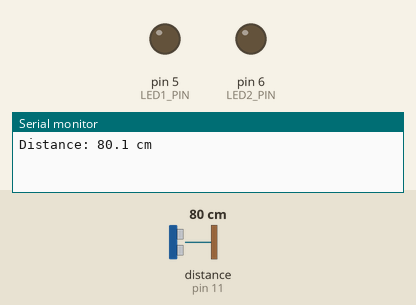
This sketch was run on a simulated Arduino Nano, built with avr-gcc and run on an emulated ATmega328P. On the bench: output pins drawn as LEDs (lit = HIGH), the last lines printed to the serial monitor. Wiring (inferred from the names in the program): ultrasonic range finder: trigger pin 10; echo pin 11. Dashed ring = blinking. The inputs (shaded band) are chosen by the test bench; at power-on: distance to the obstacle (sensor on pin 11) 80 cm. The echo pulse lasts 58.3 µs per cm; pins used as bus, display or sensor lines are not drawn.

Above: at 0.1 s.
1.3 s: distance to the obstacle (sensor on pin 11) set to 96 cm
3.3 s: distance to the obstacle (sensor on pin 11) set to 105 cm
4.8 s: distance to the obstacle (sensor on pin 11) set to 97 cm
At 5.2 s:
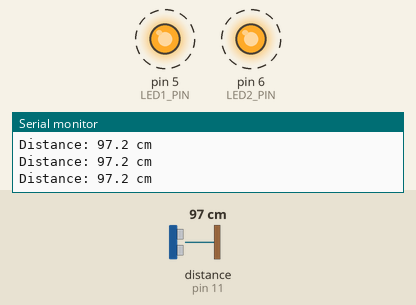
7.8 s: distance to the obstacle (sensor on pin 11) set to 4 cm
At 7.95 s:
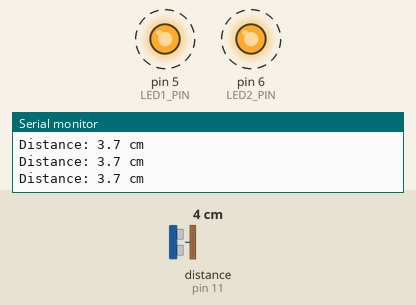
10.8 s: distance to the obstacle (sensor on pin 11) set to 2 cm
At 11.7 s:
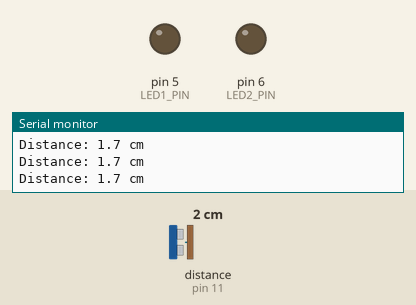
Timing chart, 0 to 13.3 s (numbered marks = the images above; inputs shaded):
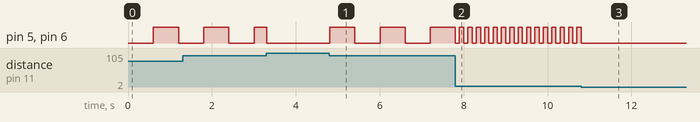

Measured:
- the behaviour switches between 3 and 2 cm on distance to the obstacle (sensor on pin 11) (found by bisection; images 2 and 3)
- after the input at 4.8 s, pin 5 (LED1_PIN), pin 6 (LED2_PIN): alternates HIGH for 0.60 s and LOW for 0.60 s, starting at once
- after the input at 7.8 s, pin 5 (LED1_PIN), pin 6 (LED2_PIN): alternates HIGH for 0.10 s and LOW for 0.10 s, starting after 0.10 s
- after the input at 10.8 s, pin 5 (LED1_PIN), pin 6 (LED2_PIN): goes on until 10.8 s, then stays LOW

The sketch:

distance_leds.ino
```cpp
// Arduino Nano + HC-SR04 + two LEDs
// TRIG=D10, ECHO=D11, LEDs=D5 and D6
const byte TRIG_PIN = 10;
const byte ECHO_PIN = 11;
const byte LED1_PIN = 5;
const byte LED2_PIN = 6;

const unsigned long PING_INTERVAL_MS = 60;
const unsigned long ECHO_TIMEOUT_US = 12000UL;
unsigned long lastPingMs = 0;
unsigned long lastBlinkMs = 0;
unsigned long blinkPeriodMs = 0;
bool ledsOn = false;
float distanceCm = -1.0;

void setLeds(bool on) {
  digitalWrite(LED1_PIN, on ? HIGH : LOW);
  digitalWrite(LED2_PIN, on ? HIGH : LOW);
}

float readDistanceCm() {
  digitalWrite(TRIG_PIN, LOW);
  delayMicroseconds(2);
  digitalWrite(TRIG_PIN, HIGH);
  delayMicroseconds(10);
  digitalWrite(TRIG_PIN, LOW);
  const unsigned long duration = pulseIn(ECHO_PIN, HIGH, ECHO_TIMEOUT_US);
  if (duration == 0) return -1.0;
  return duration / 58.0;
}

unsigned long periodFor(float cm) {
  if (cm >= 2.0 && cm <= 30.0) return 200UL;
  if (cm > 30.0 && cm <= 60.0) return 600UL;
  if (cm > 60.0 && cm <= 100.0) return 1200UL;
  return 0UL;
}

void setup() {
  pinMode(TRIG_PIN, OUTPUT);
  pinMode(ECHO_PIN, INPUT);
  pinMode(LED1_PIN, OUTPUT);
  pinMode(LED2_PIN, OUTPUT);
  digitalWrite(TRIG_PIN, LOW);
  setLeds(false);
  Serial.begin(9600);
}

void loop() {
  const unsigned long now = millis();

  if (now - lastPingMs >= PING_INTERVAL_MS) {
    lastPingMs = now;
    distanceCm = readDistanceCm();
    blinkPeriodMs = periodFor(distanceCm);

    Serial.print(F("Distance: "));
    if (distanceCm < 0) {
      Serial.println(F("no echo / out of range"));
    } else {
      Serial.print(distanceCm, 1);
      Serial.println(F(" cm"));
    }

    if (blinkPeriodMs == 0) {
      ledsOn = false;
      setLeds(false);
    }
  }

  if (blinkPeriodMs > 0 && now - lastBlinkMs >= blinkPeriodMs / 2) {
    lastBlinkMs = now;
    ledsOn = !ledsOn;
    setLeds(ledsOn);
  }
}
```
